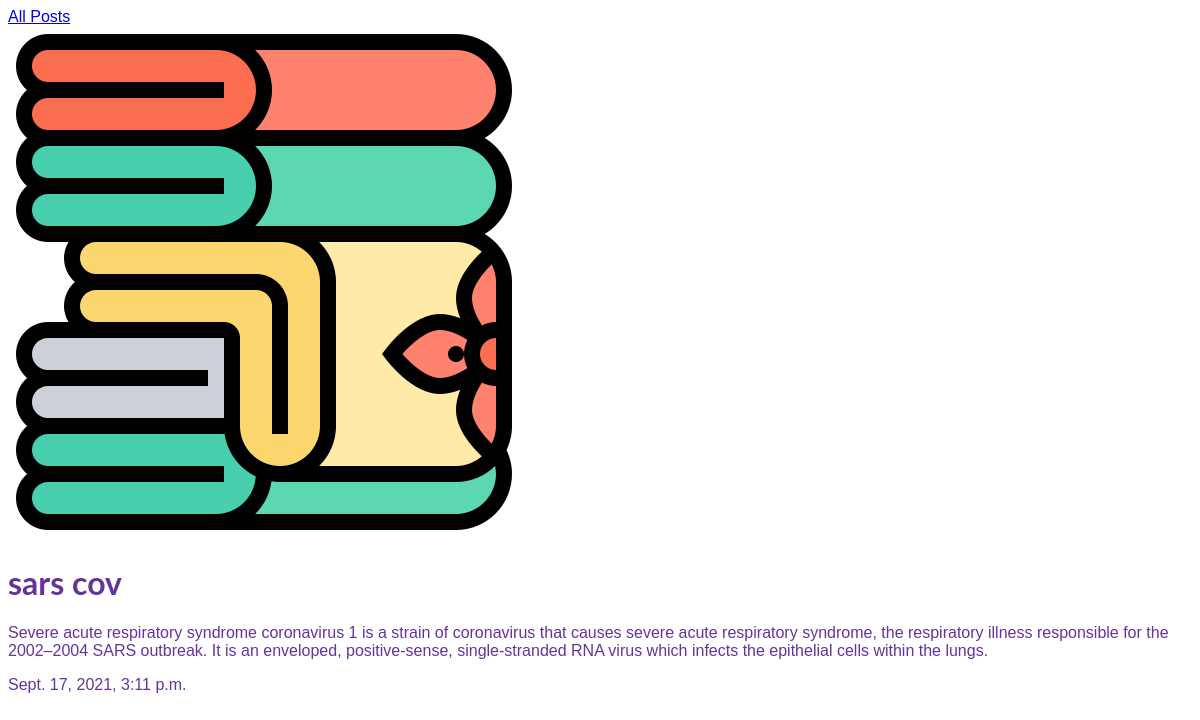
The app's page /articles/sars_cov with its own data.
### articles/models.py (models this page shows, shortened)
class Article(models.Model):
    name = models.CharField(max_length=100)
    slug = models.SlugField()
    body = models.TextField()
    date = models.DateTimeField(auto_now_add=True)
    image = models.ImageField(default='default.jpg', blank=True)

### articles/views.py (the view)
# urls.py: path('/<slug:slug>', views.article_detail, name="article_detail"),
def article_detail(request, slug):
    article = models.Article.objects.get(slug=slug)
    args = {'article': article}
    return render(request, 'articles/article_detail.html', args)

### articles/templates/articles/article_detail.html (shortened to what this page needs)
{% extends 'base.html' %}
{% load static %}
{% block content %}
    <img src="{{ article.image.url }}" alt="">
    <h1>{{ article.name }}</h1>
    <p>{{ article.body }}</p>
    <p>{{ article.date }}</p>
{% endblock %}

### static/app.css (style rules this page uses)
* { box-sizing: border-box; }
html { font-family: sans-serif; color: rebeccapurple; }
h1, h2, h3 { font-family: Lato, sans-serif; font-weight: bold; }

### records on screen
Article: image (placeholder picture), name "sars cov", body "Severe acute respiratory syndrome coronavirus 1 is a strain of coronavirus that causes severe acute respiratory syndrome, the respiratory illness responsible for the 2002–2004 SARS outbreak. It is an enveloped, positive-sense, single-stranded RNA virus which infects the epithelial cells within the lungs.", date "Sept. 17, 2021, 3:11 p.m."
